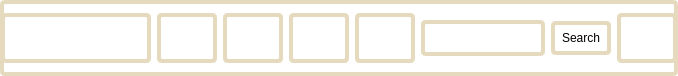
       <widget class="QWidget" name="widget" native="true">
        <property name="sizePolicy">
         <sizepolicy hsizetype="Preferred" vsizetype="Fixed">
          <horstretch>0</horstretch>
          <verstretch>76</verstretch>
         </sizepolicy>
        </property>
        <property name="minimumSize">
         <size>
          <width>0</width>
          <height>76</height>
         </size>
        </property>
        <property name="maximumSize">
         <size>
          <width>16777215</width>
          <height>76</height>
         </size>
        </property>
        <property name="styleSheet">
         <string notr="true">background-color: rgba(255, 255, 255, 0);
border: 4px solid rgb(229, 217, 190);
border-radius: 5px;
padding: 5px;
</string>
        </property>
        <layout class="QHBoxLayout" name="horizontalLayout_2" stretch="4,1,1,1,1,2,1,1">
         <property name="spacing">
          <number>-1</number>
         </property>
         <property name="leftMargin">
          <number>1</number>
         </property>
         <property name="topMargin">
          <number>1</number>
         </property>
         <property name="rightMargin">
          <number>1</number>
         </property>
         <property name="bottomMargin">
          <number>1</number>
         </property>
         <item>
          <widget class="QLabel" name="label_16">
           <property name="sizePolicy">
            <sizepolicy hsizetype="Fixed" vsizetype="Fixed">
             <horstretch>150</horstretch>
             <verstretch>50</verstretch>
            </sizepolicy>
           </property>
           <property name="minimumSize">
            <size>
             <width>150</width>
             <height>50</height>
            </size>
           </property>
           <property name="maximumSize">
            <size>
             <width>150</width>
             <height>50</height>
            </size>
           </property>
           <property name="styleSheet">
            <string notr="true">border-image: url(:/rec/Pics/LogoRem.png);</string>
           </property>
           <property name="text">
            <string/>
           </property>
          </widget>
         </item>
         <item>
          <widget class="QPushButton" name="HomeB1">
           <property name="sizePolicy">
            <sizepolicy hsizetype="Fixed" vsizetype="Fixed">
             <horstretch>60</horstretch>
             <verstretch>50</verstretch>
            </sizepolicy>
           </property>
           <property name="minimumSize">
            <size>
             <width>60</width>
             <height>50</height>
            </size>
           </property>
           <property name="maximumSize">
            <size>
             <width>60</width>
             <height>50</height>
            </size>
           </property>
           <property name="styleSheet">
            <string notr="true">border-image: url(:/rec/Pics/housenormal.png);</string>
           </property>
           <property name="text">
            <string/>
           </property>
          </widget>
         </item>
         <item>
          <widget class="QPushButton" name="FilmsB1">
           <property name="sizePolicy">
            <sizepolicy hsizetype="Fixed" vsizetype="Fixed">
             <horstretch>60</horstretch>
             <verstretch>50</verstretch>
            </sizepolicy>
           </property>
           <property name="minimumSize">
            <size>
             <width>60</width>
             <height>50</height>
            </size>
           </property>
           <property name="maximumSize">
            <size>
             <width>60</width>
             <height>50</height>
            </size>
           </property>
           <property name="styleSheet">
            <string notr="true">border-image: url(:/rec/Pics/Films.png);</string>
           </property>
           <property name="text">
            <string/>
           </property>
          </widget>
         </item>
         <item>
          <widget class="QPushButton" name="TVShowsB1">
           <property name="sizePolicy">
            <sizepolicy hsizetype="Fixed" vsizetype="Fixed">
             <horstretch>60</horstretch>
             <verstretch>50</verstretch>
            </sizepolicy>
           </property>
           <property name="minimumSize">
            <size>
             <width>60</width>
             <height>50</height>
            </size>
           </property>
           <property name="maximumSize">
            <size>
             <width>60</width>
             <height>50</height>
            </size>
           </property>
           <property name="styleSheet">
            <string notr="true">border-image: url(:/rec/Pics/TVShows.png);</string>
           </property>
           <property name="text">
            <string/>
           </property>
          </widget>
         </item>
         <item>
          <widget class="QPushButton" name="KidsB1">
           <property name="sizePolicy">
            <sizepolicy hsizetype="Fixed" vsizetype="Fixed">
             <horstretch>60</horstretch>
             <verstretch>50</verstretch>
            </sizepolicy>
           </property>
           <property name="minimumSize">
            <size>
             <width>60</width>
             <height>50</height>
            </size>
           </property>
           <property name="maximumSize">
            <size>
             <width>60</width>
             <height>50</height>
            </size>
           </property>
           <property name="styleSheet">
            <string notr="true">border-image: url(:/rec/Pics/Kids.png);</string>
           </property>
           <property name="text">
            <string/>
           </property>
          </widget>
         </item>
         <item>
          <widget class="QLineEdit" name="lineEdit">
           <property name="sizePolicy">
            <sizepolicy hsizetype="Expanding" vsizetype="Fixed">
             <horstretch>0</horstretch>
             <verstretch>36</verstretch>
            </sizepolicy>
           </property>
           <property name="maximumSize">
            <size>
             <width>16777215</width>
             <height>36</height>
            </size>
           </property>
           <property name="styleSheet">
            <string notr="true">border: 4px solid rgb(229, 217, 190);
border-radius: 5px;
padding: 5px;
</string>
           </property>
          </widget>
         </item>
         <item>
          <widget class="QPushButton" name="SearchB1">
           <property name="sizePolicy">
            <sizepolicy hsizetype="Fixed" vsizetype="Fixed">
             <horstretch>0</horstretch>
             <verstretch>34</verstretch>
            </sizepolicy>
           </property>
           <property name="minimumSize">
            <size>
             <width>60</width>
             <height>34</height>
            </size>
           </property>
           <property name="maximumSize">
            <size>
             <width>60</width>
             <height>34</height>
            </size>
           </property>
           <property name="styleSheet">
            <string notr="true">border: 4px solid rgb(229, 217, 190);
border-radius: 5px;
padding: 5px;
</string>
           </property>
           <property name="text">
            <string>Search</string>
           </property>
          </widget>
         </item>
         <item>
          <widget class="QPushButton" name="UserB1">
           <property name="sizePolicy">
            <sizepolicy hsizetype="Fixed" vsizetype="Fixed">
             <horstretch>60</horstretch>
             <verstretch>50</verstretch>
            </sizepolicy>
           </property>
           <property name="minimumSize">
            <size>
             <width>60</width>
             <height>50</height>
            </size>
           </property>
           <property name="maximumSize">
            <size>
             <width>60</width>
             <height>50</height>
            </size>
           </property>
           <property name="styleSheet">
            <string notr="true">border-image: url(:/rec/Pics/profile-user.png);</string>
           </property>
           <property name="text">
            <string/>
           </property>
          </widget>
         </item>
        </layout>
       </widget>
